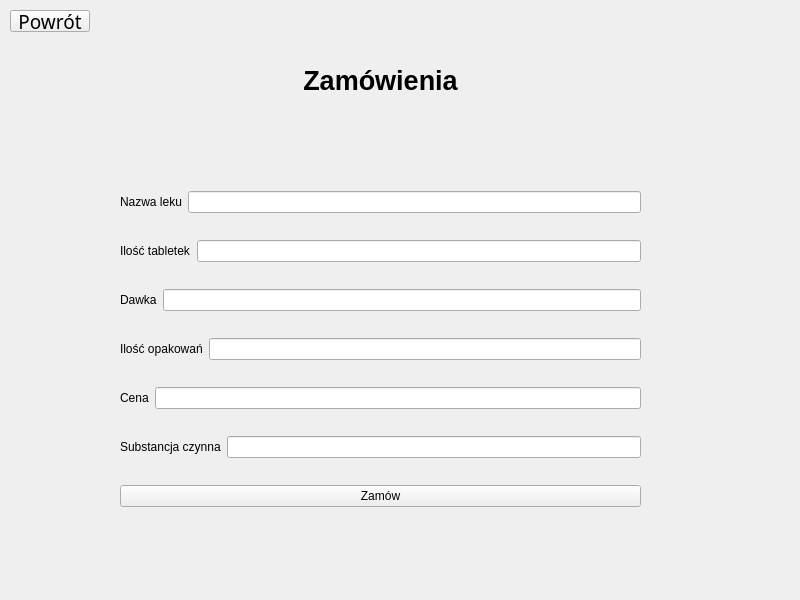
<?xml version="1.0" encoding="UTF-8"?>
<ui version="4.0">
 <class>order</class>
 <widget class="QWidget" name="order">
  <property name="geometry">
   <rect>
    <x>0</x>
    <y>0</y>
    <width>800</width>
    <height>600</height>
   </rect>
  </property>
  <property name="windowTitle">
   <string>Form</string>
  </property>
  <widget class="QWidget" name="ordersWidget" native="true">
   <property name="geometry">
    <rect>
     <x>-10</x>
     <y>-10</y>
     <width>811</width>
     <height>611</height>
    </rect>
   </property>
   <widget class="QPushButton" name="backButton">
    <property name="geometry">
     <rect>
      <x>20</x>
      <y>20</y>
      <width>80</width>
      <height>22</height>
     </rect>
    </property>
    <property name="font">
     <font>
      <family>Noto Sans</family>
      <pointsize>14</pointsize>
     </font>
    </property>
    <property name="text">
     <string>Powrót</string>
    </property>
   </widget>
   <widget class="QLabel" name="label">
    <property name="geometry">
     <rect>
      <x>300</x>
      <y>50</y>
      <width>181</width>
      <height>81</height>
     </rect>
    </property>
    <property name="font">
     <font>
      <pointsize>20</pointsize>
      <bold>true</bold>
     </font>
    </property>
    <property name="layoutDirection">
     <enum>Qt::LeftToRight</enum>
    </property>
    <property name="text">
     <string>Zamówienia</string>
    </property>
    <property name="alignment">
     <set>Qt::AlignCenter</set>
    </property>
   </widget>
   <widget class="QWidget" name="verticalLayoutWidget">
    <property name="geometry">
     <rect>
      <x>130</x>
      <y>180</y>
      <width>521</width>
      <height>361</height>
     </rect>
    </property>
    <layout class="QVBoxLayout" name="verticalLayout">
     <item>
      <layout class="QHBoxLayout" name="horizontalLayout_7">
       <item>
        <widget class="QLabel" name="label_2">
         <property name="text">
          <string>Nazwa leku</string>
         </property>
        </widget>
       </item>
       <item>
        <widget class="QLineEdit" name="drugnameLine"/>
       </item>
      </layout>
     </item>
     <item>
      <layout class="QHBoxLayout" name="horizontalLayout_6">
       <item>
        <widget class="QLabel" name="label_3">
         <property name="text">
          <string>Ilość tabletek</string>
         </property>
        </widget>
       </item>
       <item>
        <widget class="QLineEdit" name="tabquantityLine"/>
       </item>
      </layout>
     </item>
     <item>
      <layout class="QHBoxLayout" name="horizontalLayout_5">
       <item>
        <widget class="QLabel" name="label_4">
         <property name="text">
          <string>Dawka</string>
         </property>
        </widget>
       </item>
       <item>
        <widget class="QLineEdit" name="doseLine"/>
       </item>
      </layout>
     </item>
     <item>
      <layout class="QHBoxLayout" name="horizontalLayout_4">
       <item>
        <widget class="QLabel" name="label_5">
         <property name="text">
          <string>Ilość opakowań</string>
         </property>
        </widget>
       </item>
       <item>
        <widget class="QLineEdit" name="boxesLine"/>
       </item>
      </layout>
     </item>
     <item>
      <layout class="QHBoxLayout" name="horizontalLayout_3">
       <item>
        <widget class="QLabel" name="label_6">
         <property name="text">
          <string>Cena</string>
         </property>
        </widget>
       </item>
       <item>
        <widget class="QLineEdit" name="priceLine"/>
       </item>
      </layout>
     </item>
     <item>
      <layout class="QHBoxLayout" name="horizontalLayout">
       <item>
        <widget class="QLabel" name="label_7">
         <property name="text">
          <string>Substancja czynna</string>
         </property>
        </widget>
       </item>
       <item>
        <widget class="QLineEdit" name="substanceLine"/>
       </item>
      </layout>
     </item>
     <item>
      <layout class="QHBoxLayout" name="horizontalLayout_2">
       <item>
        <widget class="QPushButton" name="orderButton">
         <property name="text">
          <string>Zamów</string>
         </property>
        </widget>
       </item>
      </layout>
     </item>
    </layout>
   </widget>
  </widget>
 </widget>
 <resources/>
 <connections/>
</ui>
